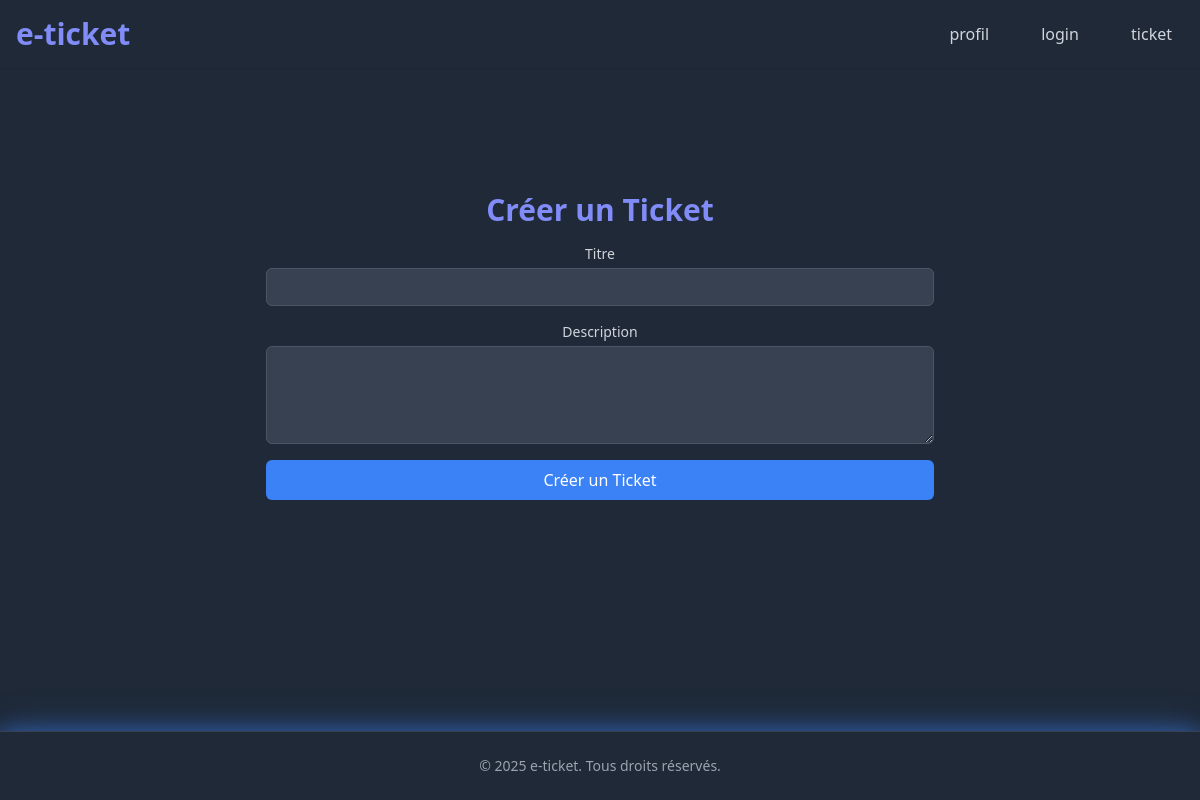
Page /src/php/create_ticket.php on the earlier database version.
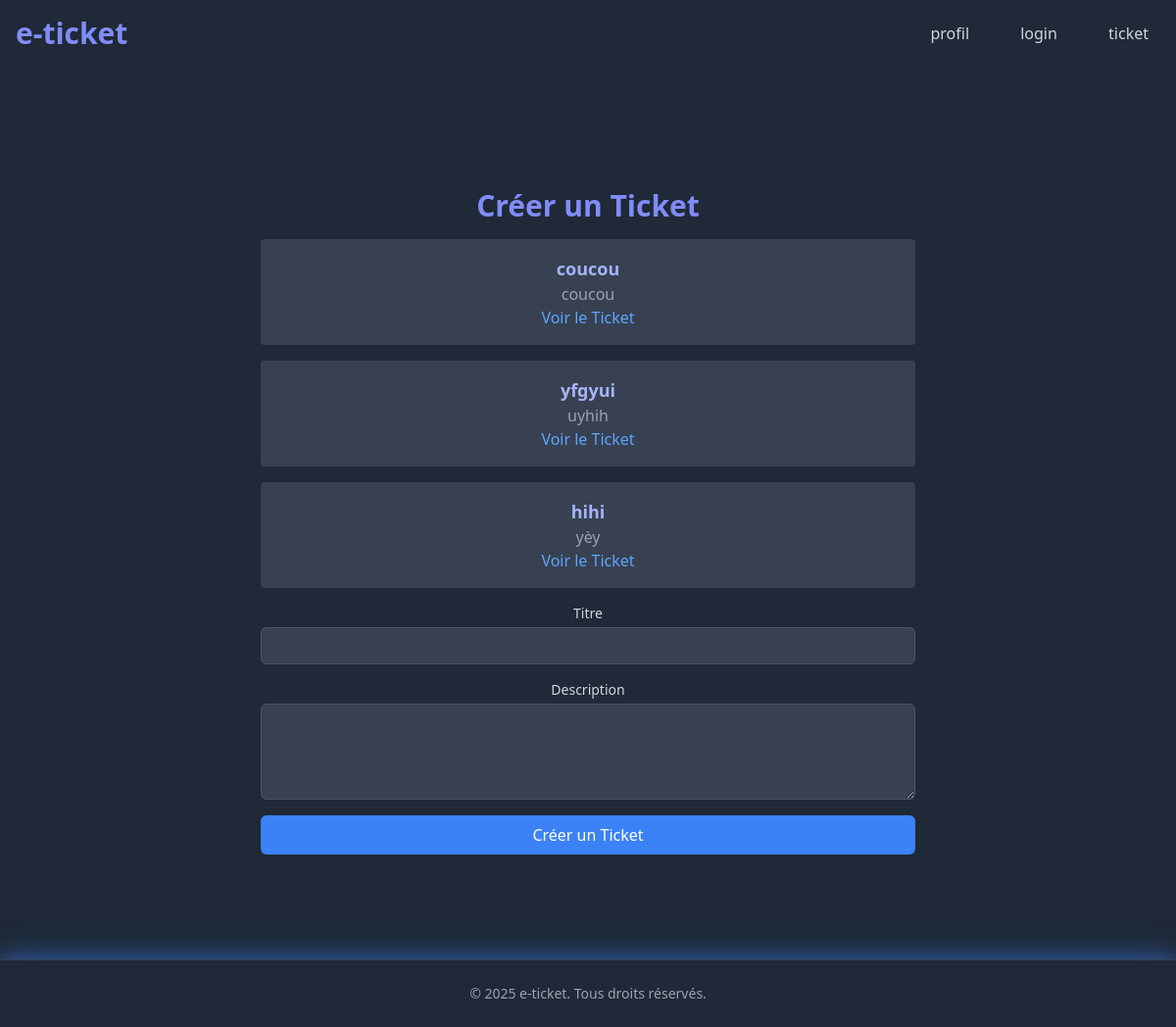
Same page on the later database version.
### tables this page shows
CREATE TABLE `Ticket` (
  `Id` int NOT NULL,
  `Title` varchar(255) NOT NULL,
  `Description` text NOT NULL,
  `User_id` int DEFAULT NULL,
  `Created_at` timestamp NULL DEFAULT CURRENT_TIMESTAMP,
  `Updated_at` timestamp NULL DEFAULT NULL,
  `Updated_by` int DEFAULT NULL,
  `Created_by` int DEFAULT NULL,
  `Deleted_at` timestamp NULL DEFAULT NULL
);

### src/php/create_ticket.php (the view, shortened to what this page needs)
<?php
require_once 'header.php';
require_once '../php/dbconn.php';
?>
<?php
$tickets = [];
$ticketsDb="SELECT * FROM Ticket";
$stmt = $db->prepare($ticketsDb);
$stmt->execute();
$stmt->setFetchMode(PDO::FETCH_ASSOC);
while ($row = $stmt->fetch()) {
    $tickets[] = $row;
}
?>
<!DOCTYPE html>
<html lang="fr">
<head>
    <script src="https://cdn.tailwindcss.com"></script>
</head>
<body class="bg-gray-800 text-gray-300 font-sans relative pb-20">
    <?php require_once 'header.php'; ?>
    <main class="mt-16 w-7/12 mx-auto px-4 py-12 pb-20 text-center">
        <h2 class="text-3xl font-bold text-indigo-400 mb-4 text-glow">Créer un Ticket</h2>
        <?php foreach ($tickets as $ticket): ?>
            <div class="mb-4 p-4 bg-gray-700 rounded">
                <h2 class="text-lg font-semibold text-indigo-300 text-glow"><?= htmlspecialchars($ticket['Title']) ?></h2>
                <p class="text-gray-400"><?= htmlspecialchars($ticket['Description']) ?></p>
                <a href="ticket.php?id=<?= htmlspecialchars($ticket['Id']) ?>" class="text-blue-400 hover:underline">Voir le Ticket</a>
            </div>
        <?php endforeach; ?>
        <form action="" method="POST" class="space-y-4 fade-in">
            <div>
                <label for="title" class="block text-sm font-medium text-gray-300 hover-grow">Titre</label>
                <input type="text" id="title" name="title" class="mt-1 block w-full px-3 py-2 border border-gray-600 rounded-md bg-gray-700 text-gray-300 focus:ring-indigo-500 focus:border-indigo-500 sm:text-sm hover-grow" required>
            </div>
            <div>
                <label for="description" class="block text-sm font-medium text-gray-300 hover-grow">Description</label>
                <textarea id="description" name="description" rows="4" class="mt-1 block w-full px-3 py-2 border border-gray-600 rounded-md bg-gray-700 text-gray-300 focus:ring-indigo-500 focus:border-indigo-500 sm:text-sm hover-grow" required></textarea>
            </div>
            <button type="submit" class="w-full bg-blue-500 text-white py-2 px-4 rounded-md hover:bg-blue-600 focus:outline-none focus:ring-2 focus:ring-blue-500 focus:ring-offset-2 hover-grow">
                Créer un Ticket
            </button>
        </form>
    </main>
    <?php require_once 'footer.php'; ?>
</body>
</html>

### src/php/header.php (shortened to what this page needs)
<script src="https://cdn.tailwindcss.com"></script>
<header class="bg-gray-800 shadow-sm w-full">
    <div class="max-w-7xl mx-auto px-4 py-4 flex justify-between items-center">
        <a href="/index.php">
            <h1 class="text-3xl font-bold text-indigo-400">e-ticket</h1>
        </a>
        <nav class="space-x-6">
            <a href="/src/php/profil.php" class="text-gray-300 hover:text-white hover:no-underline hover:scale-105 hover:bg-blue-500 px-3 py-2 rounded-lg transition duration-300">profil</a>
            <?php if (isset($_SESSION['id'])): ?>
                <a href="/src/php/logout.php" class="text-gray-300 hover:text-white hover:no-underline hover:scale-105 hover:bg-red-500 px-3 py-2 rounded-lg transition duration-300">logout</a>
            <?php else: ?>
                <a href="/login.php" class="text-gray-300 hover:text-white hover:no-underline hover:scale-105 hover:bg-blue-500 px-3 py-2 rounded-lg transition duration-300">login</a>
            <?php endif; ?>
            <a href="/src/php/create_ticket.php" class="text-gray-300 hover:text-white hover:no-underline hover:scale-105 hover:bg-blue-500 px-3 py-2 rounded-lg transition duration-300">ticket</a>
        </nav>
    </div>
</header>
<div class="content">
</div>

### src/php/footer.php (shortened to what this page needs)
<footer class="bg-gray-800 border-t border-gray-700 w-full">
    <div class="max-w-7xl mx-auto px-4 py-6 text-sm text-gray-400 text-center">
        © 2025 e-ticket. Tous droits réservés.
    </div>
</footer>

### src/php/header.php (style rules this page uses)
header { position: fixed; top: 0; width: 100%; z-index: 50; background-color: rgba(31, 41, 55, 0.8); box-shadow: 0 0 20px rgba(59, 130, 246, 0.5), 0 0 40px rgba(59, 130, 246, 0.3); transition: transform 0.3s ease-in-out, background-color 0.3s ease-in-out, box-shadow 0.3s ease-in-out; }
.content { padding-top: 80px; }

### src/php/create_ticket.php (style rules this page uses)
.fade-in { animation: fadeIn 1s ease-in-out; }
.text-glow { animation: textGlow 2s infinite alternate; }

### src/php/footer.php (style rules this page uses)
footer { position: fixed; bottom: 0; width: 100%; z-index: 50; background-color: rgba(31, 41, 55, 0.8); box-shadow: 0 0 20px rgba(59, 130, 246, 0.5), 0 0 40px rgba(59, 130, 246, 0.3); transition: transform 0.3s ease-in-out, background-color 0.3s ease-in-out, box-shadow 0.3s ease-in-out; }

Differences in the rows shown:
added ticket: Title "coucou", Description "coucou"
added ticket: Title "yfgyui", Description "uyhih"
added ticket: Title "hihi", Description "yèy"
